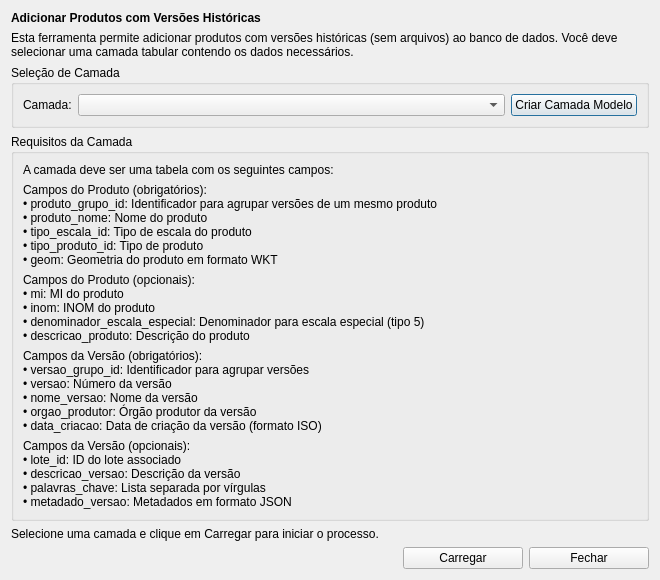
<?xml version="1.0" encoding="UTF-8"?>
<!-- Path: gui\bulk_produtos_versoes_historicas\bulk_produtos_versoes_historicas_dialog.ui -->
<ui version="4.0">
 <class>LoadHistoricalProductsDialog</class>
 <widget class="QDialog" name="LoadHistoricalProductsDialog">
  <property name="geometry">
   <rect>
    <x>0</x>
    <y>0</y>
    <width>660</width>
    <height>550</height>
   </rect>
  </property>
  <property name="windowTitle">
   <string>Adicionar Produtos com Versões Históricas</string>
  </property>
  <layout class="QVBoxLayout" name="verticalLayout">
   <item>
    <widget class="QLabel" name="label">
     <property name="text">
      <string>&lt;html&gt;&lt;head/&gt;&lt;body&gt;&lt;p&gt;&lt;span style=&quot; font-weight:700;&quot;&gt;Adicionar Produtos com Versões Históricas&lt;/span&gt;&lt;/p&gt;&lt;/body&gt;&lt;/html&gt;</string>
     </property>
    </widget>
   </item>
   <item>
    <widget class="QLabel" name="label_2">
     <property name="text">
      <string>Esta ferramenta permite adicionar produtos com versões históricas (sem arquivos) ao banco de dados. Você deve selecionar uma camada tabular contendo os dados necessários.</string>
     </property>
     <property name="wordWrap">
      <bool>true</bool>
     </property>
    </widget>
   </item>
   <item>
    <widget class="QGroupBox" name="groupBox">
     <property name="title">
      <string>Seleção de Camada</string>
     </property>
     <layout class="QHBoxLayout" name="horizontalLayout">
      <item>
       <widget class="QLabel" name="label_3">
        <property name="text">
         <string>Camada:</string>
        </property>
       </widget>
      </item>
      <item>
       <widget class="QComboBox" name="layerComboBox">
        <property name="sizePolicy">
         <sizepolicy hsizetype="Expanding" vsizetype="Fixed">
          <horstretch>0</horstretch>
          <verstretch>0</verstretch>
         </sizepolicy>
        </property>
       </widget>
      </item>
      <item>
       <widget class="QPushButton" name="createModelLayerButton">
        <property name="text">
         <string>Criar Camada Modelo</string>
        </property>
       </widget>
      </item>
     </layout>
    </widget>
   </item>
   <item>
    <widget class="QGroupBox" name="groupBox_2">
     <property name="title">
      <string>Requisitos da Camada</string>
     </property>
     <layout class="QVBoxLayout" name="verticalLayout_2">
      <item>
       <widget class="QLabel" name="label_4">
        <property name="text">
         <string>A camada deve ser uma tabela com os seguintes campos:</string>
        </property>
       </widget>
      </item>
      <item>
       <widget class="QLabel" name="label_5">
        <property name="text">
         <string>Campos do Produto (obrigatórios):
• produto_grupo_id: Identificador para agrupar versões de um mesmo produto
• produto_nome: Nome do produto
• tipo_escala_id: Tipo de escala do produto
• tipo_produto_id: Tipo de produto
• geom: Geometria do produto em formato WKT</string>
        </property>
       </widget>
      </item>
      <item>
       <widget class="QLabel" name="label_6">
        <property name="text">
         <string>Campos do Produto (opcionais):
• mi: MI do produto
• inom: INOM do produto
• denominador_escala_especial: Denominador para escala especial (tipo 5)
• descricao_produto: Descrição do produto</string>
        </property>
       </widget>
      </item>
      <item>
       <widget class="QLabel" name="label_7">
        <property name="text">
         <string>Campos da Versão (obrigatórios):
• versao_grupo_id: Identificador para agrupar versões
• versao: Número da versão
• nome_versao: Nome da versão
• orgao_produtor: Órgão produtor da versão
• data_criacao: Data de criação da versão (formato ISO)
• data_edicao: Data de edição da versão (formato ISO)</string>
        </property>
       </widget>
      </item>
      <item>
       <widget class="QLabel" name="label_8">
        <property name="text">
         <string>Campos da Versão (opcionais):
• lote_id: ID do lote associado
• descricao_versao: Descrição da versão
• palavras_chave: Lista separada por vírgulas
• metadado_versao: Metadados em formato JSON</string>
        </property>
       </widget>
      </item>
     </layout>
    </widget>
   </item>
   <item>
    <widget class="QLabel" name="statusLabel">
     <property name="text">
      <string>Selecione uma camada e clique em Carregar para iniciar o processo.</string>
     </property>
    </widget>
   </item>
   <item>
    <spacer name="verticalSpacer">
     <property name="orientation">
      <enum>Qt::Vertical</enum>
     </property>
     <property name="sizeHint" stdset="0">
      <size>
       <width>20</width>
       <height>20</height>
      </size>
     </property>
    </spacer>
   </item>
   <item>
    <layout class="QHBoxLayout" name="horizontalLayout_2">
     <item>
      <spacer name="horizontalSpacer">
       <property name="orientation">
        <enum>Qt::Horizontal</enum>
       </property>
       <property name="sizeHint" stdset="0">
        <size>
         <width>40</width>
         <height>20</height>
        </size>
       </property>
      </spacer>
     </item>
     <item>
      <widget class="QPushButton" name="loadButton">
       <property name="minimumSize">
        <size>
         <width>120</width>
         <height>0</height>
        </size>
       </property>
       <property name="text">
        <string>Carregar</string>
       </property>
      </widget>
     </item>
     <item>
      <widget class="QPushButton" name="closeButton">
       <property name="minimumSize">
        <size>
         <width>120</width>
         <height>0</height>
        </size>
       </property>
       <property name="text">
        <string>Fechar</string>
       </property>
      </widget>
     </item>
    </layout>
   </item>
  </layout>
 </widget>
 <resources/>
 <connections>
  <connection>
   <sender>closeButton</sender>
   <signal>clicked()</signal>
   <receiver>LoadHistoricalProductsDialog</receiver>
   <slot>reject()</slot>
   <hints>
    <hint type="sourcelabel">
     <x>567</x>
     <y>399</y>
    </hint>
    <hint type="destinationlabel">
     <x>319</x>
     <y>209</y>
    </hint>
   </hints>
  </connection>
 </connections>
</ui>
